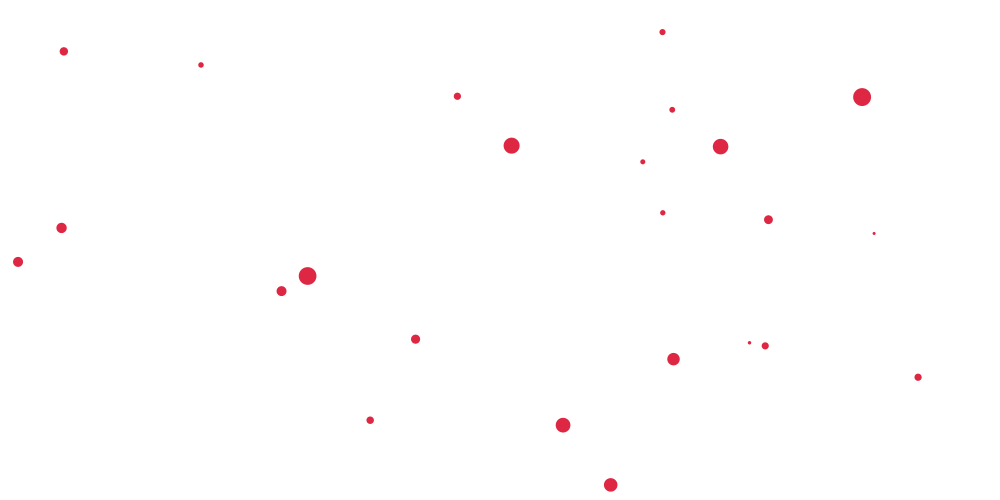
Frame 1 (no input)
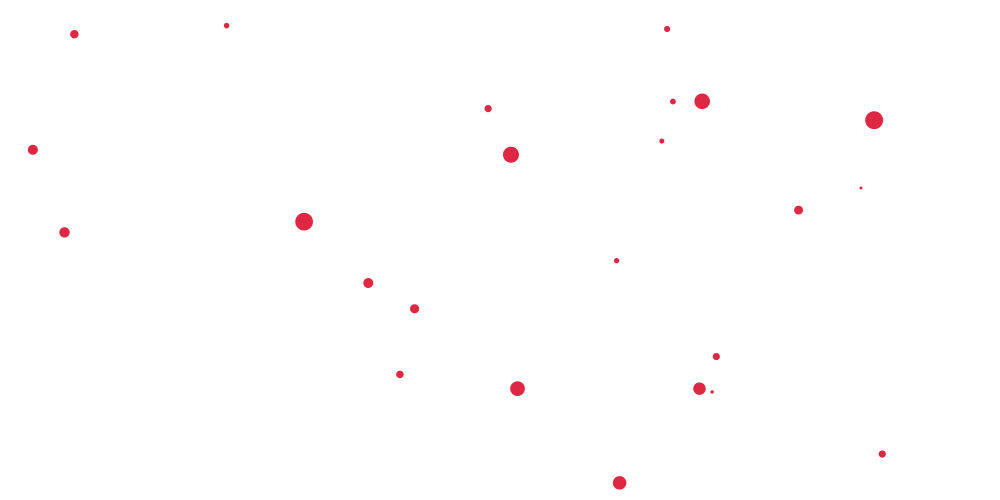
Frame 60 (the mouse pressed at the canvas centre just before this capture)
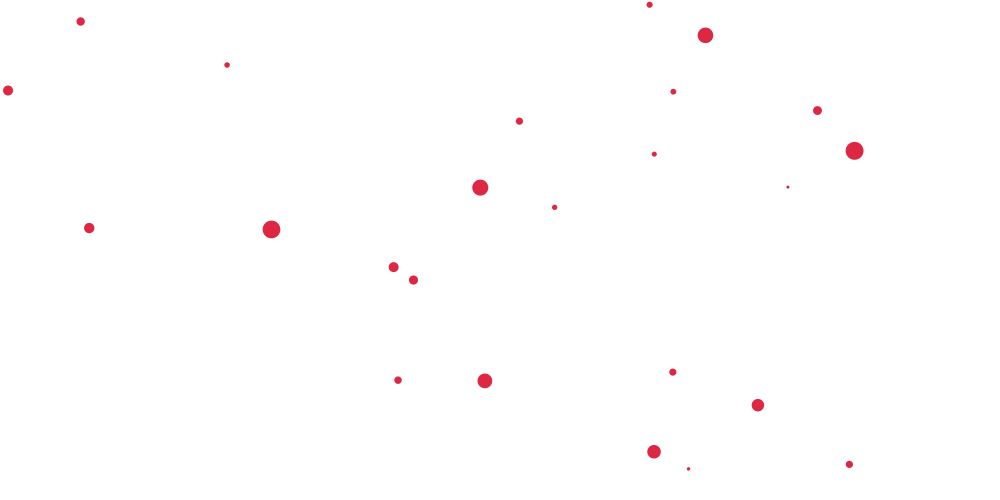
Frame 120 (the mouse held since frame 60 and released just before this capture)

The Processing sketch that drew these frames (run headless with seeded random() and noise(); from frame 60 on, the mouse is pressed at the canvas centre):

// Processing sketch: brwonian_motion
// ── brwonian_motion.pde
int n_particles = 500;
Particle[] particles = new Particle[n_particles];

boolean setcolor = false;

color color_background = #ffffff;
color color_particle = #ffffff;// #ffffff or #959595;
color color_focus =  #dd2743;

float speed = 100.0;

int radius_smallest = 1;
int radius_biggest = 9;

boolean mode_depth0field = false;

void setup()
{
  size(1000,500);
  
  for(int i=0;i<n_particles;i++)
  {
    float radius_particle = random(radius_smallest, radius_biggest);
    PVector pv = new PVector(random(radius_particle, width - radius_particle), 
                             random(radius_particle, height - radius_particle));

    particles[i] = new Particle(pv, radius_particle, speed, i, particles);
  }
}

void draw()
{
  background(color_background);
  
  boolean flag = true;
  for (int i=0;i<n_particles;i++)
  {

    particles[i].move();
    particles[i].collide();

    flag = true;  
    if(n_particles - (int)n_particles/20 < i )
      flag = false;
    particles[i].draw(flag);  
  
  }
}



class Particle
{
  PVector location;
  float radius;

  PVector translation;
  
  float elasticity = 0.1;
  int id;
  Particle[] others;
  
  float scaled_speed;

  float dof;

  PVector wall_v = new PVector(0, 0);

  Particle(PVector locat,float rr, float speed_, int id_,Particle[] others_)
  {
    location = locat;
    radius = rr;
    
    id = id_;
    others = others_;

    scaled_speed = 10 * speed_/width;    
    
    translation = new PVector(random(-1, 1) * scaled_speed, random(-1, 1) * scaled_speed);

    dof = pow(radius /radius_biggest, 2); //f^2/nc (n = 1, c = 1)
  }
  
  void collide()
  {
    int start_by_id = id+1;
    PVector vector_particles;
    
    for (int i=start_by_id; i<others.length; i++)
    {

      //Current distance of two particles.      
      vector_particles = PVector.sub(others[i].location, location);
      float dist = sqrt( pow(vector_particles.x, 2) + pow(vector_particles.y, 2));

      // Distance of collision of two particles
      float dist_two_particle = others[i].radius + radius;

      // When the collide particles.
      if (dist <= dist_two_particle)
      {
        float ang = atan2(vector_particles.y, vector_particles.x);
        PVector temp = new PVector(location.x + cos(ang) * dist_two_particle, 
                                          location.y + sin(ang) * dist_two_particle);
        PVector collision = new PVector((temp.x - others[i].location.x) * elasticity, 
                                 (temp.y - others[i].location.y) * elasticity);        	

        //own
        PVector collision_inverse = collision.copy().mult(-1);
        translation.add(collision_inverse);
        //other
        others[i].translation.add(collision);

      }      
    }
  }
  
  void move()
  {
    //Translate an particle.
    location.add(translation);

    boolean coll_window = false;
    float dist = 10000000.0;

    // Collide a particle in the y-axis of window wedge.
    if (location.x > (width-radius))
    {
      location.x = width-radius;
      wall_v.set(-1, 0);
      dist = abs(location.x - (width-radius));
    }
    else if (location.x < radius)
    {
      location.x = radius;
      wall_v.set(1, 0);
      dist = abs(location.x - radius);
    }

    // Collide a particle in the x-axis.
    if (location.y > (height-radius))
    {
      location.y = height-radius;
      wall_v.set(0, -1);
      dist = abs(location.y - (height-radius));      
    }
    else if (location.y < radius)
    {
      location.y = radius;
      wall_v.set(0, 1);
      dist = abs(location.y - radius);      
    }

    // Inverse a translation of a particle.
    if(dist < 10000000.0){

      float ref_len = 2.0 * PVector.dot(translation, wall_v);
      PVector ref_v = PVector.sub(translation, wall_v.copy().mult(ref_len));
      //own
      translation = ref_v.copy();
    }
  }
  
  void draw(boolean focus)
  {
    ellipseMode(RADIUS);
    noStroke();
    if (focus == true)
      if (mode_depth0field == false)
        fill(color_particle);
      else

        fill(color_particle, 255 * dof);      
    else
      if (mode_depth0field == false)
        fill(color_focus);
      else
        fill(color_focus, 255 * dof);
    ellipse(location.x,location.y,radius,radius);
  }
  
}
